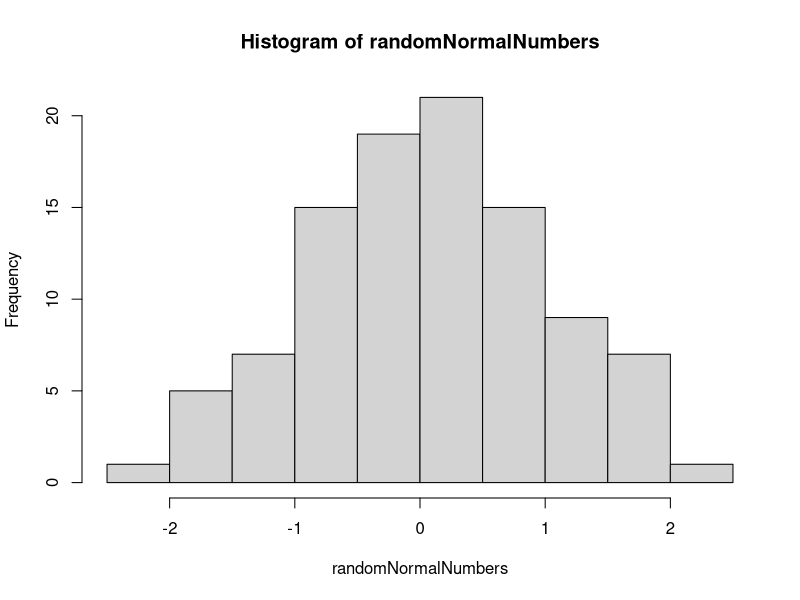
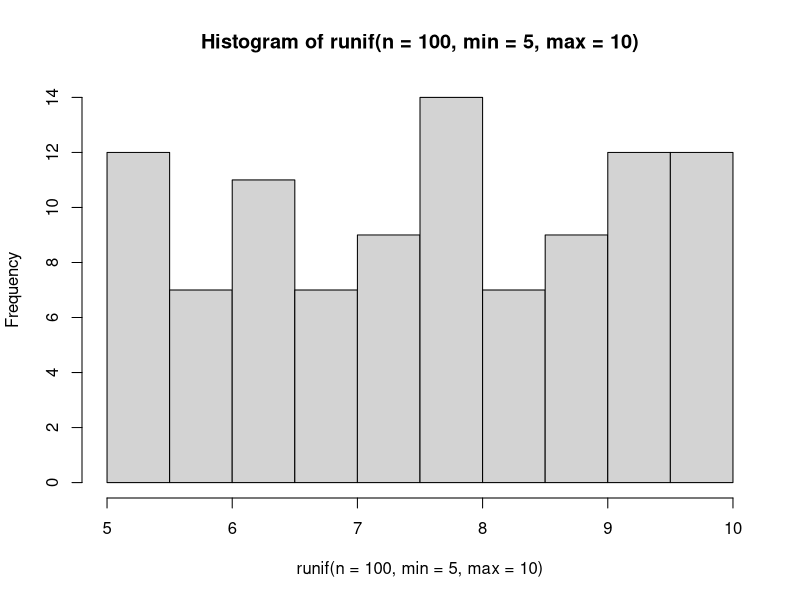
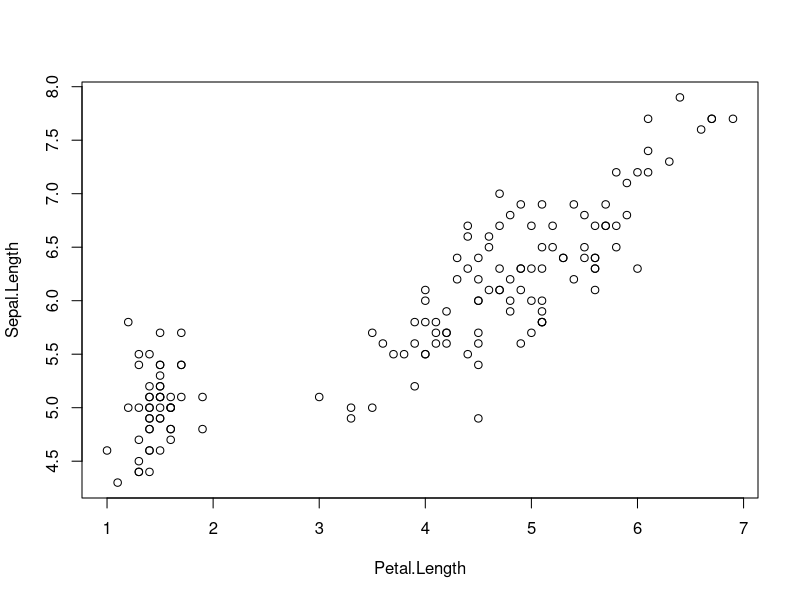

The R script that drew these images, in order:
## ---- chunk 1
##### Vectors, Matrices, Data Frames, and Lists  
##### 17 January 2023  
##### LVH  

#### Vectors (cont'd)  
#### Properties  

## Coercion

### All atomic vectors are of the same data type  
### if you use c() to assemble different types, R coerces them
### logical -> integer -> double -> character
### this is the order of coercion, lowest one is the default. Character rules


a <- c(2, 2.3)
a # coerces to double

b <- c("purple", "green")
typeof(b)

d <- c(a,b)
print(d)

### comparison operators yield a logical result

a<- runif(10)
print(a)

a> 0.5 # conditional statement

### How many elements in the vector are > 0.5
sum(a> 0.5) # 3 are TRUE
mean(a>0.5) # what proportion of vector are greater than 0.5


#### Vectorization
## add a constant to a vector

z<- c(10,20,30)
z+1 # applies a constant to each element of vector

## What happens when vectors are added together?

y<- c(1,2,3)
z+y

z^2


## Recycling
# what if vector lengths are not equal?

z
x<- c(1,2)
z+x # warning is issued but calculation is still made; the shorter vector is ALWAYS recycled

#### simulationg data: runif and rnorm()

runif(n=5, min=5, max=10) #n is the sample size, min = minimum value, max=maximum value

set.seed(111) # random but reproducible values, must run this first then the runif. set.seed can be any number, sets random number generator (is reproducible)
runif(n=5, min=5, max=10)

##rnorm: random normal values with mean 0 and sd 1
randomNormalNumbers<-rnorm(100)
mean(randomNormalNumbers)
hist(randomNormalNumbers) # hist function shows distribution
hist(runif(n=100, min=5, max=10))

##### Matrix data structure
## 2 dimensional (rows and columns)
### homogenous data type

# matrix is an atomic vector organized into rows and columns
my_vec <- 1:12

m <- matrix(data=my_vec, nrow=4)
print(m)

m <- matrix(data=my_vec, ncol=3)

m <- matrix(data=my_vec, ncol=3, byrow=T)


##### Lists
## are atomic vectors BUT each element can hold different data types (and different sizes)

myList <- list(1:10, matrix(1:8, nrow=4, ncol=4, byrow=T), letters[1:3], pi)
class(myList)
str(myList)

### subsetting lists
## using [] gives you a single item BUT not the elements
myList[4]
#myList[4] - 3 
# single bracket gives you only elements in slot which is always type list

#to grab object itself, use [[]]
myList[[4]]-3 # now we access contents

myList[2]
myList[[2]][4,1] ## 2 dim subsetting -> first number is row index, second is column [4,1] gives 4th row, first column

myList[c(1,2)] #to obtain multiple compartments of list

c(myList[[1]], myList[[2]]) #to obtain multiple elements within list

### Name list items when they are created
myList2 <- list(Tester = F, littleM = matrix(1:9, nrow=3))
myList2$Tester # dollar sign access named elements


myList2$littleM[2,3] # extracts second row, third column of littleM
myList2$littleM[2,] # leave blank if you want all elements ([2,] = second row, all columns)

myList2$littleM[2]

### unlist to string everything back to vector
unRolled <- unlist(myList2)
unRolled

data(iris)
head(iris)
plot(Sepal.Length ~ Petal.Length, data=iris) #y~x
model <-lm(Sepal.Length ~ Petal.Length, data=iris)
results <- summary(model) # slope is Petal.Length Estimate, p-value is Petal.Length Pr(>Itl)

str(results)
results$coefficients

# use [] to extract Petal.Length pvalue and use unlist()
results[[4]][2,4]
results$coefficients[2,4]
unlist(results$coefficients)[8]

#three ways to do it


### Data frames
## (list of) equal-lengthed vectors, each of which is a column

varA <- 1:12
varB <- rep(c("Con", "LowN", "HighN"), each=4)
varC <- runif(12)

dFrame<- data.frame(varA, varB, varC, stringsAsFactors = FALSE)

# add another row
newData<-list(varA=13, varB="HighN", varC=0.668)

# use rbind() to add data to data frame
dFrame <- rbind(dFrame, newData)

#### why can't we use c?
newData2<-c(14, "HighN", 0.668) #coerces to character
dFrame <- rbind(dFrame, newData2) # all character dara types now

### add a column
newVar <- runif(14)


# use cbind() function to add column
dFrame <- cbind(dFrame, newVar)
head(dFrame)

# use dim() to check rows and columns

dim(dFrame)

### Data frames vs matrices
zMat <- matrix(data=1:30, ncol=3, byrow=TRUE)
zDframe <- as.data.frame(zMat)

str(zDframe)
str(zMat)

zMat[3,3]
zDframe[3,3]

zMat[,3] #j 3rd column
zDframe[,3]
zDframe$V3
zDframe["V3"]

zMat[3,] # j 3rd row
zDframe[3,]

zMat[3] #j 3rd element
zDframe[3]#entire 3rd column


##### Eliminating NAs
# complete.cases(function)
zD <- c(NA, rnorm(10), NA, rnorm(3))
complete.cases(zD) #gives logical output

# clean out NAs
zD[complete.cases(zD)] #removes NAs so it's a complete vector
which(!complete.cases(zD)) # ! means "is not"
which(is.na(zD)) # same thing


#use with matrix
m <- matrix(1:20, nrow=5)
m[1,1] <-NA # changes first slot to NA
m[5,4] <- NA

complete.cases(m) #gives T/F as to whether whole row is 'complete' (no NAs)
m[complete.cases(m),]

## get complete cases for only certain rows
m[complete.cases(m[,c(1:2)]),]
